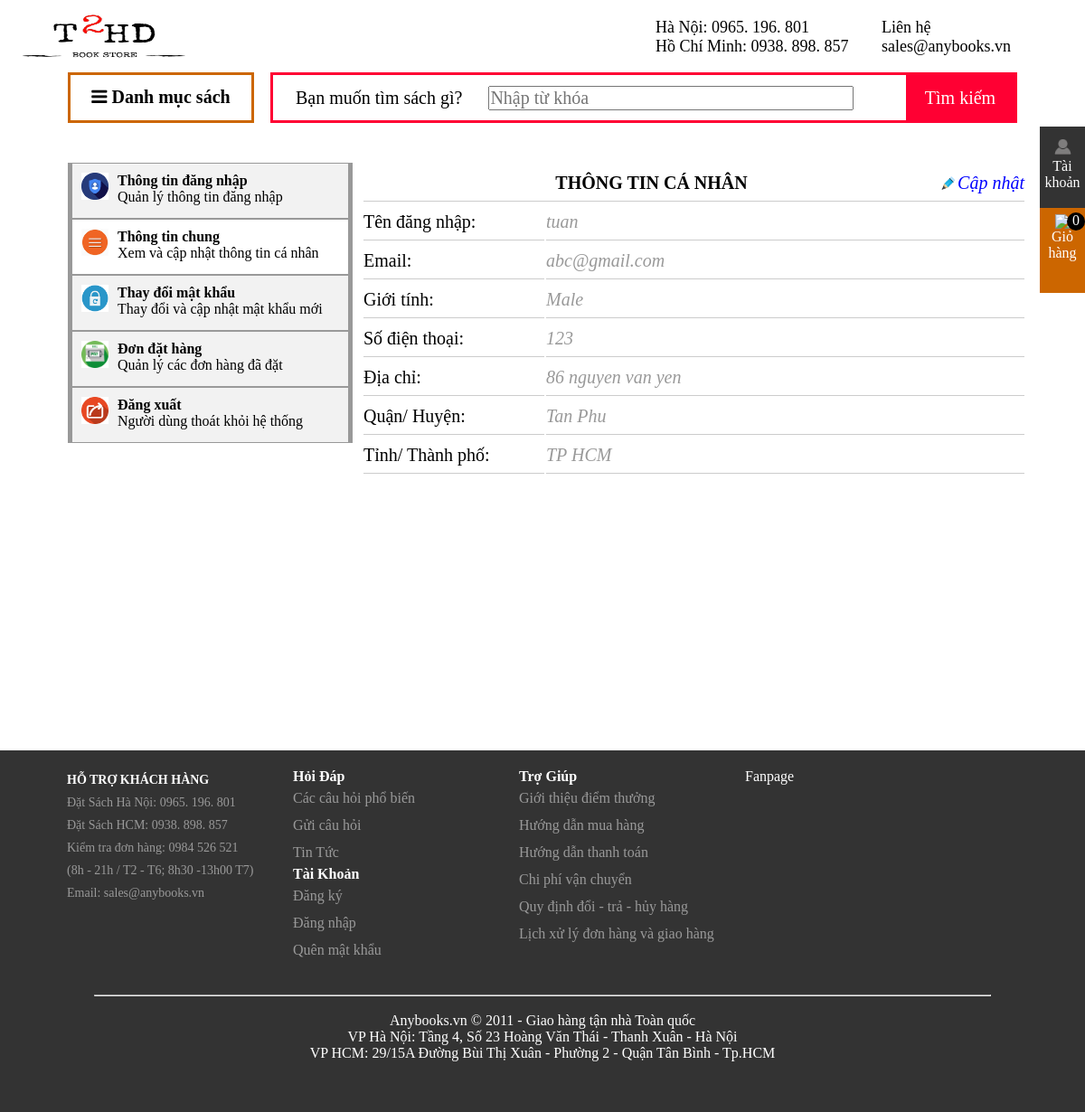
Before: /index.php?id=login&idlogin=info_user (signed in) with the older database file.
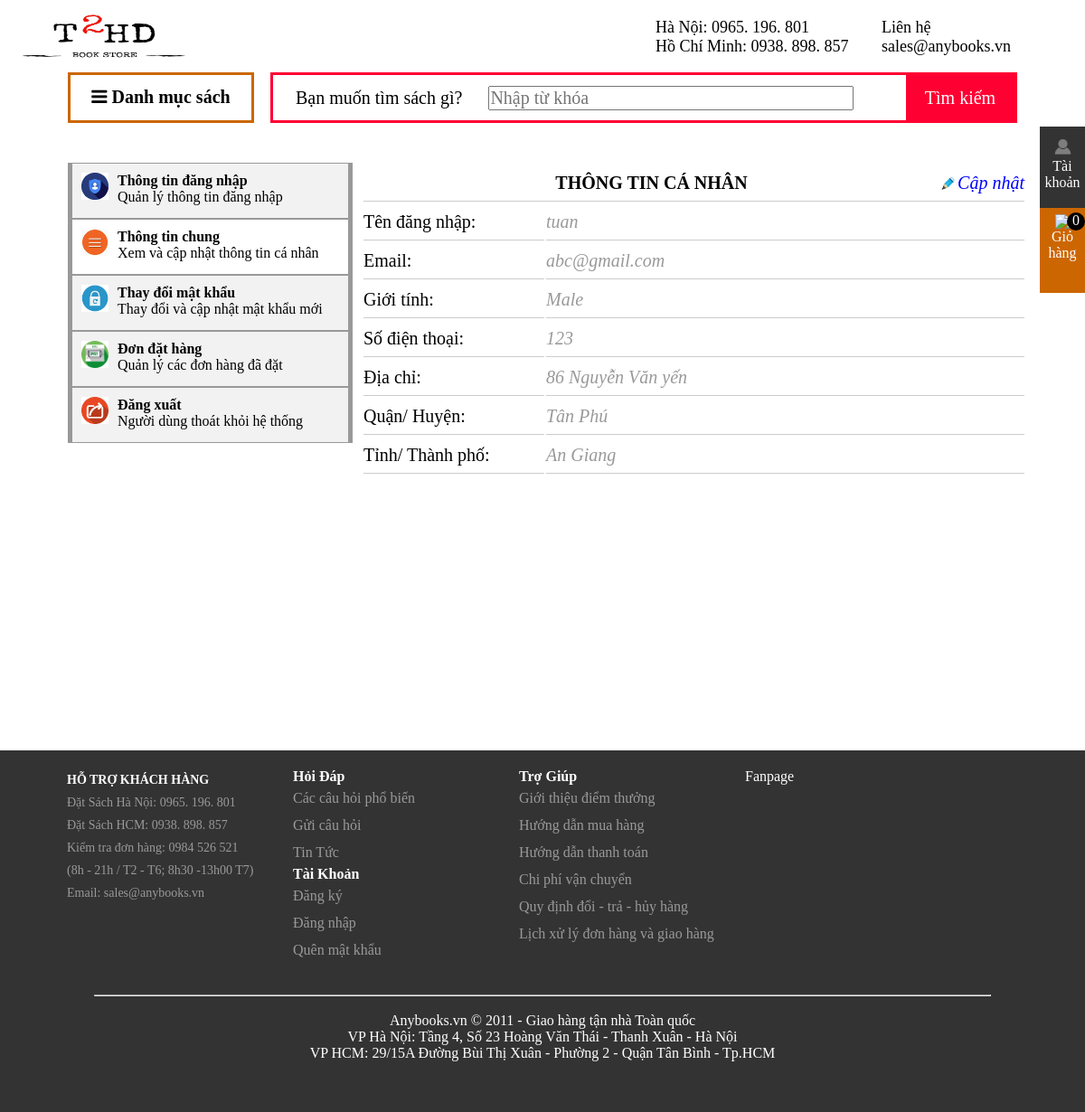
After: the same page with the newer database file.
### tables this page shows
CREATE TABLE `account` (
  `email` varchar(200) NOT NULL,
  `pass` varchar(1000) NOT NULL,
  `name` varchar(200) NOT NULL COMMENT 'họ tên',
  `sex` varchar(100) NOT NULL COMMENT ' giới tính',
  `tel` int(11) NOT NULL COMMENT 'sdt',
  `idcity` int(200) NOT NULL COMMENT 'id tỉnh thành',
  `district` varchar(200) NOT NULL COMMENT 'quận huyện',
  `address` varchar(1000) NOT NULL COMMENT 'địa chỉ',
  `checkDelete` int(11) NOT NULL DEFAULT '0' COMMENT 'xóa thì thành 1'
);

CREATE TABLE `city` (
  `idcity` int(11) NOT NULL,
  `name` varchar(50) NOT NULL
);

### info_user.php (the view, shortened to what this page needs)
<!DOCTYPE html PUBLIC "-//W3C//DTD XHTML 1.0 Transitional//EN" "http://www.w3.org/TR/xhtml1/DTD/xhtml1-transitional.dtd">
<html xmlns="http://www.w3.org/1999/xhtml">
<head>
    <link rel="stylesheet" type="text/css" href="css/info_user.css"/>
</head>
<body>
<div id="info_user_show">
    <?php
    if(isset($_SESSION['email']))
    {?>
        <?php
        $email= $_SESSION['email'];
        $sql1="SELECT * FROM account WHERE email = '$email'";
        $kq1=mysql_query($sql1);
        while ($d1=mysql_fetch_array($kq1))
        {?>
        <table id="info">
            <td id="title" colspan="2"><b>THÔNG TIN CÁ NHÂN</b><a href="index.php?id=login&idlogin=user_update" style="float: right; color: blue"><i>Cập nhật</i></a> <img src="img/logo/book_update.png" style="float: right; width: 20px; margin-top: 11px;"/> </td>
            <tr>
                <td id="label"><label>Tên đăng nhập: </label></td>
                <td id="values" colspan="3"><label><?php echo $d1['name']; ?></label></td>
            </tr>
            <tr>
                <td id="label"><label>Email: </label></td>
                <td id="values" colspan="3" ><label><?php echo $d1['email'];?></label></td>
            </tr>
            <tr>
                <td id="label"><label>Giới tính: </label></td>
                <td id="values" colspan="3"><label><?php echo $d1['sex']?></label></td>
            </tr>
            <tr>
                <td id="label"><label>Số điện thoại: </label></td>
                <td id="values"colspan="3"><label><?php echo $d1['tel']; ?></label></td>
            </tr>
            <tr>
                <td id="label"><label>Ðịa chỉ: </label></td>
                <td id="values"colspan="3"> <label><?php echo $d1['address']?></label></td>
            </tr>
            <tr>
                <td id="label"><label>Quận/ Huyện: </label></td>
                <td id="values"colspan="3"><label><?php echo $d1['district'] ?></label></td>
            </tr>
            <tr>
                <td id="label"><label>Tỉnh/ Thành phố: </label></td>
                <td id="values"colspan="3"><label>
                        <?php
                        $sql_city="select * from city WHERE idcity=".$d1['idcity'];
                        $kq_city=mysql_query($sql_city);
                        while ($d_city=mysql_fetch_array($kq_city))
                        { echo $d_city['name'];} ?></label></td>
            </tr>
        </table>
    <?php }
    }?>
</div>
</body>
</html>

Changed rows visible on the page:
changed account "tuan": loses city (name "TP HCM"); gains city (name "An Giang"); address "86 nguyen van yen" → "86 Nguyễn Văn yến"; district "Tan Phu" → "Tân Phú"
